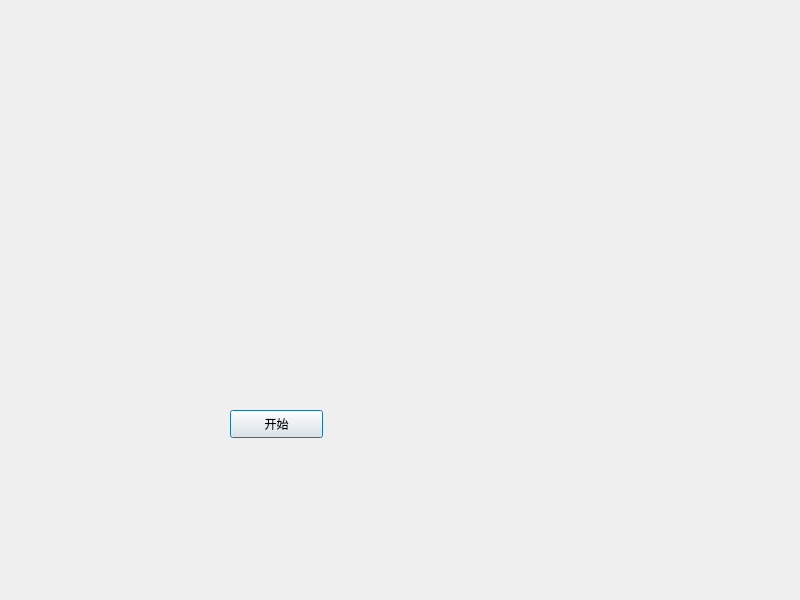
<?xml version="1.0" encoding="UTF-8"?>
<ui version="4.0">
 <class>Dialog</class>
 <widget class="QDialog" name="Dialog">
  <property name="geometry">
   <rect>
    <x>0</x>
    <y>0</y>
    <width>800</width>
    <height>600</height>
   </rect>
  </property>
  <property name="windowTitle">
   <string>Dialog</string>
  </property>
  <widget class="QPushButton" name="pushButton_start">
   <property name="geometry">
    <rect>
     <x>230</x>
     <y>410</y>
     <width>93</width>
     <height>28</height>
    </rect>
   </property>
   <property name="text">
    <string>开始</string>
   </property>
  </widget>
 </widget>
 <resources/>
 <connections/>
</ui>
